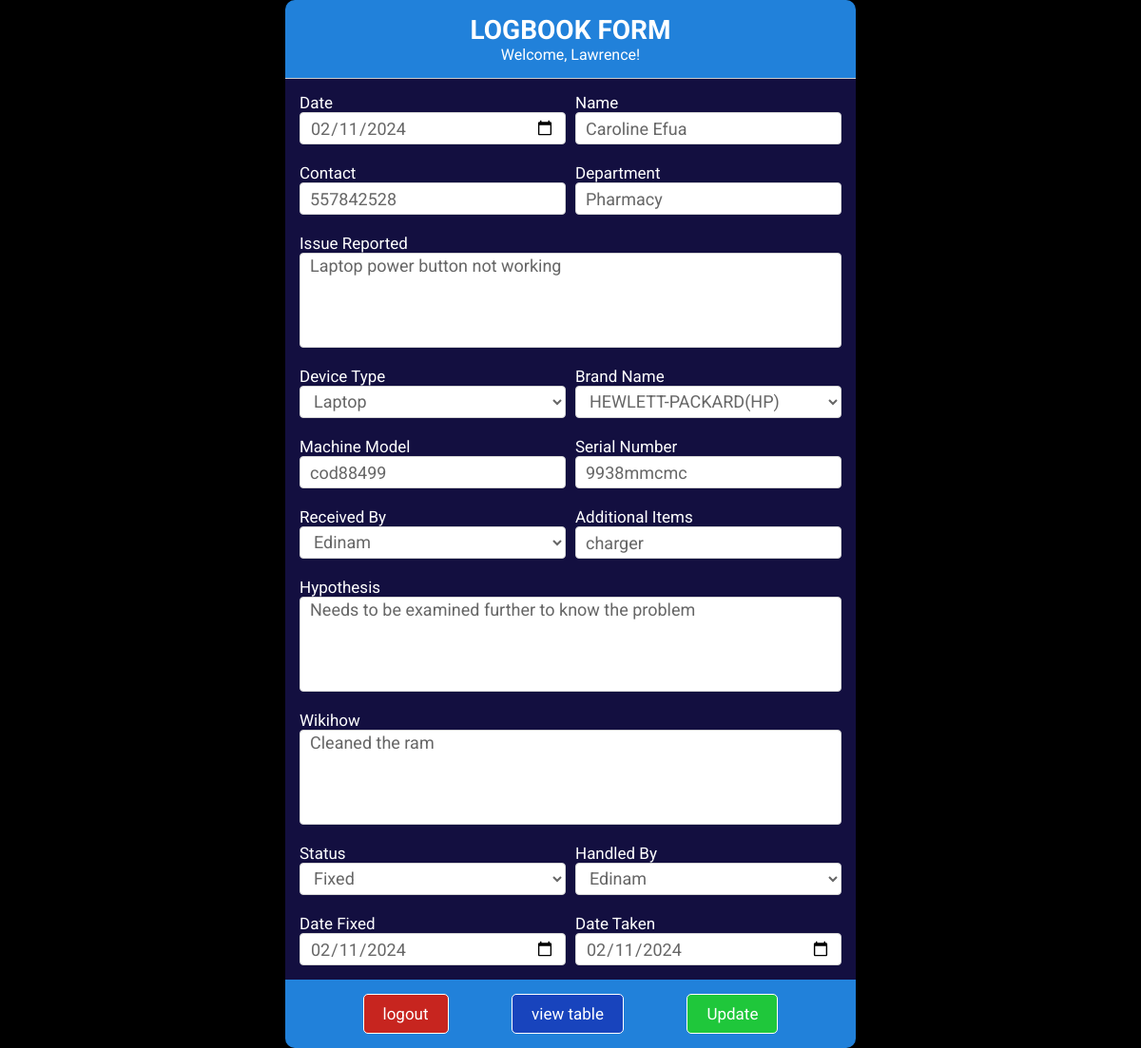
The page /edit-logbook.php?id=1 (signed in) on the database its author committed.
### tables this page shows
CREATE TABLE `logbook` (
  `id` int(11) NOT NULL,
  `date` varchar(20) NOT NULL,
  `name` varchar(255) NOT NULL,
  `contact` int(11) NOT NULL,
  `department` varchar(255) NOT NULL,
  `issue_reported` varchar(255) NOT NULL,
  `device_type` varchar(255) NOT NULL,
  `brand_name` varchar(255) NOT NULL,
  `machine_model` varchar(255) NOT NULL,
  `serial_number` varchar(20) NOT NULL,
  `received_by` varchar(255) NOT NULL,
  `additional_items` varchar(255) NOT NULL,
  `hypothesis` varchar(255) NOT NULL,
  `wikihow` varchar(255) NOT NULL,
  `status` varchar(20) NOT NULL,
  `handled_by` varchar(255) NOT NULL,
  `date_fixed` varchar(20) NOT NULL,
  `date_taken` varchar(20) NOT NULL
);

### edit-logbook.php (the view, shortened to what this page needs)
<?php
include 'config.php';
$id = $_GET['id'];
$sql = "SELECT * FROM logbook WHERE id = ?";
$stmt = $conn->prepare($sql);
$stmt->bind_param("i", $id);
$stmt->execute();
$result = $stmt->get_result();
if ($result->num_rows > 0) {
    $row = $result->fetch_assoc();
    $date = $row['date'];
    $name = $row['name'];
    $contact = $row['contact'];
    $department = $row['department'];
    $issue_reported = $row['issue_reported'];
    $device_type = $row['device_type'];
    $brand_name = $row['brand_name'];
    $machine_model = $row['machine_model'];
    $serial_number = $row['serial_number'];
    $received_by = $row['received_by'];
    $additional_items = $row['additional_items'];
    $hypothesis = $row['hypothesis'];
    $wikihow = $row['wikihow'];
    $status = $row['status'];
    $handled_by = $row['handled_by'];
    $date_fixed = $row['date_fixed'];
    $date_taken = $row['date_taken'];
} else {
    header("Location: viewtable.php");
    exit();
}
$handledByOptions = array();
$sql = "SELECT username FROM users";
$result = $conn->query($sql);
if ($result->num_rows > 0) {
    while ($row = $result->fetch_assoc()) {
        $handledByOptions[] = $row['username'];
    }
}
$deviceOptions = array();
$sql = "SELECT device_name FROM device";
$result = $conn->query($sql);
if ($result->num_rows > 0) {
    while ($row = $result->fetch_assoc()) {
        $deviceOptions[] = $row['device_name'];
    }
}
$brandOptions = array();
$sql = "SELECT device_brand FROM brand";
$result = $conn->query($sql);
if ($result->num_rows > 0) {
    while ($row = $result->fetch_assoc()) {
        $brandOptions[] = $row['device_brand'];
    }
}
$statusOptions = array();
$sql = "SELECT status_type FROM `status`";
$result = $conn->query($sql);
if ($result->num_rows > 0) {
    while ($row = $result->fetch_assoc()) {
        $statusOptions[] = $row['status_type'];
    }
}
?>
<!DOCTYPE html>
<html lang="en">
<head>
    <link rel="stylesheet" href="logbookform.css">
</head>
<body>
<form id="editLogbookForm" method="post" class="logbook-form">
    <div class="form-header">
        <h1>LOGBOOK FORM</h1>
        <p>Welcome, <?php echo $_SESSION['username']; ?>!</p>
    </div>
    <div class="form-body">
        <div class="row">
            <div class="input-group">
                <label>Date</label>
                <input type="date" name="date" value="<?php echo htmlspecialchars($date); ?>" required>
            </div>
            <div class="input-group">
                <label for="">Name</label>
                <input type="text" name="name" value="<?php echo htmlspecialchars($name); ?>" required>
            </div>
        </div>
        <div class="row">
            <div class="input-group">
                <label>Contact</label>
                <input type="tel" name="contact" pattern="[0-9]{10}" maxlength="10" placeholder="Enter 10-digit contact number" value="<?php echo htmlspecialchars($contact); ?>" required>
            </div>
            <div class="input-group">
                <label for="">Department</label>
                <input type="text" name="department" value="<?php echo htmlspecialchars($department); ?>" required>
            </div>
        </div>
        <div class="row">
            <div class="input-group">
                <label>Issue Reported</label>
                <textarea name="issue_reported"><?php echo htmlspecialchars($issue_reported); ?></textarea>
            </div>
        </div>
        <div class="row">
            <div class="input-group">
                <label>Device Type</label>
                <select name="device_type" id="device_type">
                    <?php foreach ($deviceOptions as $option) { ?>
                        <option value="<?php echo $option; ?>" <?php if ($device_type == $option) echo 'selected'; ?>><?php echo $option; ?></option>
                    <?php } ?>
                </select>
            </div>
            <div class="input-group">
                <label>Brand Name</label>
                <select name="brand_name" id="brand_name">
                    <?php foreach ($brandOptions as $option) { ?>
                        <option value="<?php echo $option; ?>" <?php if ($brand_name == $option) echo 'selected'; ?>><?php echo $option; ?></option>
                    <?php } ?>
                </select>
            </div>
        </div>
        <div class="row">
            <div class="input-group">
                <label>Machine Model</label>
                <input type="text" name="machine_model" value="<?php echo htmlspecialchars($machine_model); ?>">
            </div>
            <div class="input-group">
                <label>Serial Number</label>
                <input type="text" name="serial_number" value="<?php echo htmlspecialchars($serial_number); ?>">
            </div>
        </div>
        <div class="row">
            <div class="input-group">
                <label>Received By</label>
                <select name="received_by" id="received_by">
                    <?php foreach ($handledByOptions as $option) { ?>
                        <option value="<?php echo $option; ?>" <?php if ($received_by == $option) echo 'selected'; ?>><?php echo $option; ?></option>
                    <?php } ?>
                </select>
            </div>
            <div class="input-group">
                <label>Additional Items</label>
                <input type="text" name="additional_items" value="<?php echo htmlspecialchars($additional_items); ?>">
            </div>
        </div>
        <div class="row">
            <div class="input-group">
                <label>Hypothesis</label>
                <textarea name="hypothesis"><?php echo htmlspecialchars($hypothesis); ?></textarea>
            </div>
        </div>
        <div class="row">
            <div class="input-group">
                <label>Wikihow</label>
                <textarea name="wikihow"><?php echo htmlspecialchars($wikihow); ?></textarea>
            </div>
        </div>
        <div class="row">
            <div class="input-group">
                <label>Status</label>
                <select name="status" id="status">
                    <?php foreach ($statusOptions as $option) { ?>
                        <option value="<?php echo $option; ?>" <?php if ($status == $option) echo 'selected'; ?>><?php echo $option; ?></option>
                    <?php } ?>
                </select>
            </div>
            <div class="input-group">
                <label>Handled By</label>
                <select name="handled_by" id="handled_by">
                    <?php foreach ($handledByOptions as $option) { ?>
                        <option value="<?php echo $option; ?>" <?php if ($handled_by == $option) echo 'selected'; ?>><?php echo $option; ?></option>
                    <?php } ?>
                </select>
            </div>
        </div>
        <div class="row">
            <div class="input-group">
                <label>Date Fixed</label>
                <input type="date" name="date_fixed" value="<?php echo htmlspecialchars($date_fixed); ?>">
            </div>
            <div class="input-group">
                <label>Date Taken</label>
                <input type="date" name="date_taken" value="<?php echo htmlspecialchars($date_taken); ?>">
            </div>
        </div>
    </div>
    <div class="form-footer">
        <a class="btn-logout" href="logout.php">logout</a>
        <a class="btn-view" href="viewtable.php">view table</a>
        <button type="submit" name="submit" class="btn btn-primary">Update</button>
    </div>
</form>
</body>
</html>

### logbookform.css (style rules this page uses)
* { margin: 0; font-family: "Roboto", sans-serif; box-sizing: border-box; }
body { background: #000; display: flex; justify-content: center; align-items: center; }
body .logbook-form { background-color: #2181da; max-width: 600px; flex: 1; border-radius: 10px; margin-top: auto; margin-bottom: auto; }
body .logbook-form .form-header { border-bottom: 1px solid #cccccc; padding: 15px 0; }
body .logbook-form .form-header h1 { text-align: center; font-size: 28px; color: #fff; }
body .logbook-form .form-header p { text-align: center; color: #fff; }
body .logbook-form .form-body { background: #130f40; padding: 5px 10px; }
body .logbook-form .form-body .row { display: flex; }
body .logbook-form .form-body .row .input-group { flex: 1; display: flex; flex-direction: column; margin: 10px 5px; }
body .logbook-form .form-body .row .input-group label { color: #fff; font-size: 17px; }
body .logbook-form .form-body .row .input-group input[type=text], body .logbook-form .form-body .row .input-group input[type=email], body .logbook-form .form-body .row .input-group input[type=date], body .logbook-form .form-body .row .input-group input[type=tel], body .logbook-form .form-body .row .input-group textarea, body .logbook-form .form-body .row .input-group select { width: 100%; font-size: 18px; height: 34px; padding-left: 10px; padding-right: 10px; color: #666; border: 1px solid #d6d6d6; border-radius: 4px; background: #fff; outline: none; }
body .logbook-form .form-body .row .input-group textarea { resize: none; height: 100px; }
body .logbook-form .form-footer { display: flex; flex-direction: row; justify-content: space-evenly; padding: 15px; flex-wrap: wrap; }
body .logbook-form .form-footer .btn-view { padding: 10px 20px; background-color: #1844bd; font-size: 17px; border-radius: 5px; color: #fff; cursor: pointer; border: 1px solid #fff; transition: 0.4s linear; text-decoration: none; color: #fff; }
body .logbook-form .form-footer .btn-logout { padding: 10px 20px; background-color: #c7251f; font-size: 17px; border-radius: 5px; color: #fff; cursor: pointer; border: 1px solid #fff; transition: 0.4s linear; text-decoration: none; color: #fff; }
body .logbook-form .form-footer .btn { padding: 10px 20px; background-color: #1fc73b; font-size: 17px; border-radius: 5px; color: #fff; cursor: pointer; border: 1px solid #fff; transition: 0.4s linear; }

### rows shown on the page
logbook: date "02/11/2024", name "Caroline Efua", contact "557842528", department "Pharmacy", issue_reported "Laptop power button not working", device_type "Laptop", machine_model "cod88499", serial_number "9938mmcmc", additional_items "charger", hypothesis "Needs to be examined further to know the problem", wikihow "Cleaned the ram", date_fixed "02/11/2024", date_taken "02/11/2024"

### other values the page prints
$_SESSION['username'] "Lawrence"
form field brand_name "HEWLETT-PACKARD(HP)"
form field received_by "Edinam"
form field status "Fixed"
form field handled_by "Edinam"
